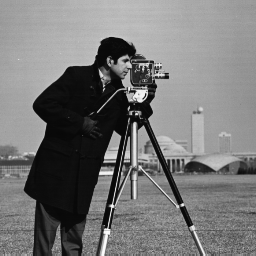
#> input picture python/cameraman.tif, 256 x 256 px
$ python test.py
#> lines starting #> are read from the running program, lines starting #| are printed output that depends on the picture; after the words box and inside, x2 and y2 are one past the last pixel; in counts of white or black regions, pixels touching at a corner belong together
#> further down, img is the input picture: PIL image 256x256 L; min 7, max 253, mean 118.7
#| Wczytano obraz: 256x256
import numpy as np
import hashlib
from PIL import Image
import matplotlib.pyplot as plt

# =========================================================================
# Tłumaczenie pliku: smht.m
# =========================================================================
def smht(x, a, b, c, d):
    """
    Port 1:1 funkcji smht.m
    """
    numerator = np.exp(a * x) - np.exp(-b * x)
    denominator = np.exp(c * x) + np.exp(-d * x)
    return numerator / denominator

# =========================================================================
# Tłumaczenie algorytmu: encryption_decryption_algorithm.m
# =========================================================================

def encrypt_chaotic(plaintext_image):
    """
    Tłumaczenie sekcji "Encryption Algorithm"
    """
    print("Rozpoczęcie szyfrowania chaotycznego...")

    # Używamy float64, aby odpowiadało 'double' z MATLABa
    plaintext = np.array(plaintext_image).astype(np.float64)
    rows, cols = plaintext.shape
#> rows = 256; cols = 256

    # Parametry (takie same jak w .m)
    DD = 10**10
    ten16 = 10**16

    # --- STEP 1 - Key initialization ---
    # Odpowiednik DataHash(plaintext,'SHA-256')
    # Musimy użyć .tobytes('C') aby dopasować kolejność bajtów MATLABa
    hash_obj = hashlib.sha256(plaintext.tobytes('C'))
    hash_hex = hash_obj.hexdigest()

    # Odpowiednik hex2dec
    h1 = int(hash_hex[0:13], 16)
#> h1 = 437571116640900
    h2 = int(hash_hex[13:26], 16)
#> h2 = 3831731051562277
    h3 = int(hash_hex[26:39], 16)
#> h3 = 2603195021420696
    h4 = int(hash_hex[39:52], 16)
#> h4 = 2981826165529998
    h5 = int(hash_hex[52:64], 16) # Do końca hasha (64 znaki)
#> h5 = 175761046411873

    x = (h1 + h2 + h5) / ten16
#> x = 0.445
    y = (h3 + h4 + h5) / ten16
#> y = 0.576

    a = 5.0
    b = 5.0
    N = 1.0
    A = 0.84
    B = 0.75
    C = 1.0
    D = 1.0

    # Zapisz klucze. Zwrócimy je do użycia w deszyfrowaniu.
    keys = (x, y, a, b, N, A, B, C, D)
#> keys = (0.445, 0.576, 5, 5, 1, 0.84, 0.75, 1, 1)

    # "Rozgrzewanie" mapy chaotycznej
    for _ in range(49):
        x = np.fmod(x + a + b * smht(x / N, A, B, C, D), N)
        y = np.fmod(y + a + b * smht(y / N, A, B, C, D), N)
#> this loop made 49 passes
#> (x, y) on passes 2 to 13: (0.582, 0.948), (0.676, 0.856), (0.0235, 0.602), (0.117, 0.753), (0.583, 0.284), (0.68, 0.393), (0.0386, 0.891), (0.192, 0.703), (0.951, 0.118), (0.863, 0.586), (0.623, 0.693), (0.832, 0.084)
#> (x, y) on pass 1: (0.117, 0.655)

    xold = x
#> xold = 0.284
    yold = y
#> yold = 0.652
    x = np.fmod(x + a + b * smht(x / N, A, B, C, D), N)
#> x = 0.391
    y = np.fmod(y + a + b * smht(y / N, A, B, C, D), N)
#> y = 0.939
    x = np.fmod(x + yold, 1)
#> x = 0.0429
    y = np.fmod(xold + y, 1)
#> y = 0.223

    # --- STEP 2 - Arrange... bit planes ---
    x1 = np.zeros(8)
    for i in range(8):
        x = np.fmod(x + a + b * smht(x / N, A, B, C, D), N)
        x1[i] = x
#> this loop made 8 passes
#> (numerator in smht, denominator in smht, x) on passes 1 to 8: (0.0683, 2, 0.213), (0.344, 2.05, 0.0552), (0.088, 2, 0.275), (0.446, 2.08, 0.349), (0.571, 2.12, 0.695), (1.2, 2.5, 0.0896), (0.143, 2.01, 0.446), (0.739, 2.2, 0.124)
#> after the loop, x1 = [0.213, 0.0552, 0.275, 0.349, 0.695, 0.0896, 0.446, 0.124]

    # Odpowiednik [~,indexX]=sort(x1)
    # +1 aby dopasować 1-bazowe indeksowanie bitów (jak w bitget)
    indexX = np.argsort(x1) + 1
#> indexX = [2, 6, 8, 1, 3, 4, 7, 5]

    # Odpowiednik bitget i łączenia
    bit_planes = []
    # Konwertujemy do uint8 TYLKO na czas operacji bitowych
    plaintext_uint8 = plaintext.astype(np.uint8)
    for bit_num in indexX:
        # (plaintext >> (bit_num - 1)) & 1 to odpowiednik bitget(plaintext, bit_num)
        plane = (plaintext_uint8 >> (bit_num - 1)) & 1
        bit_planes.append(plane)
#> this loop made 8 passes
#> bit_num on passes 1, 2, 3, 4, 5, 6, 8: 2, 6, 8, 1, 3, 4, 5
#> pass 1, in encrypt_chaotic, `plane = (plaintext_uint8 >> (bit_num - 1)) & 1`:
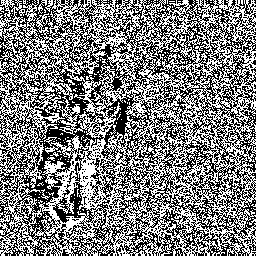
#> plane: shape (256, 256); values 0 (black) and 1 (white), 49.6% white in thin lines or dots
#> after the loop, bit_planes = 8 items

    # Odpowiednik logical([plane1, plane2, ...])
    plainbits = np.hstack(bit_planes).astype(bool)
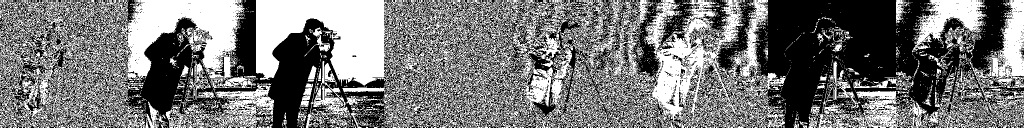
#> plainbits: shape (256, 2048) bool (shown at 1/2 size); 46.8% white; 3422 white regions (3270 under 20 px), largest, box (x1, y1, x2, y2) and area: (512, 0, 1572, 256) 127307, (0, 0, 516, 256) 55666, (1712, 136, 2048, 256) 11575

    # --- STEP 3 & 4 - circshift... ---
    # Oblicz posrow
    posrow = np.zeros(rows)
#> posrow = 256 values from 0 to 0
    for j in range(rows):
        x = np.fmod(x + a + b * smht(x / N, A, B, C, D), N)
        posrow[j] = np.floor(8 * cols * x)
#> this loop made 256 passes
#> (numerator in smht, denominator in smht, x) on passes 1 to 3: (0.198, 2.02, 0.615), (1.05, 2.39, 0.803), (1.42, 2.68, 0.444)
#> after the loop, posrow = 256 values, max 2043 at index 223, min 12 at index 198, mean 1038.6

    # circshift na posrow
    x = np.fmod(x + a + b * smht(x / N, A, B, C, D), N)
#> x = 0.0472
    pos = int(np.floor(rows * x))
#> pos = 12
    posrow = np.roll(posrow, shift=pos) # Odpowiednik circshift(posrow, pos)
#> posrow = 256 values, max 2043 at index 235, min 12 at index 210, mean 1038.6

    # Oblicz poscol
    poscol = np.zeros(cols * 8)
#> poscol = 2048 values from 0 to 0
    for j in range(cols * 8):
        x = np.fmod(x + a + b * smht(x / N, A, B, C, D), N)
        poscol[j] = np.floor(rows * x)
#> this loop made 2048 passes
#> (numerator in smht, denominator in smht, x) on passes 1 to 3: (0.0752, 2, 0.235), (0.38, 2.06, 0.159), (0.256, 2.03, 0.79)
#> after the loop, poscol = 2048 values, max 255 at index 357, min 0 at index 155, mean 132.5

    # circshift na poscol
    x = np.fmod(x + a + b * smht(x / N, A, B, C, D), N)
#> x = 0.624
    pos = int(np.floor(cols * 8 * x))
    poscol = np.roll(poscol, shift=pos)

    # Zastosuj circshift wiersz po wierszu
    # (Nie da się tego zwektoryzować, bo każdy wiersz ma inny shift)
    for j in range(rows):
        plainbits[j, :] = np.roll(plainbits[j, :], shift=int(posrow[j]))
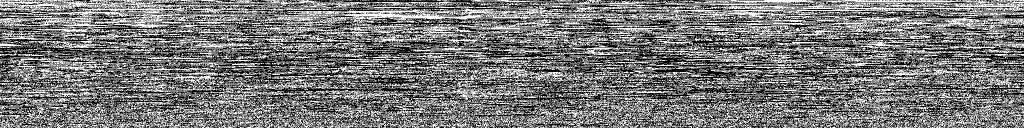
#> plainbits: shape (256, 2048) bool (shown at 1/2 size); 46.8% white in thin lines or dots

    # Zastosuj circshift kolumna po kolumnie
    for j in range(cols * 8):
        plainbits[:, j] = np.roll(plainbits[:, j], shift=int(poscol[j]))
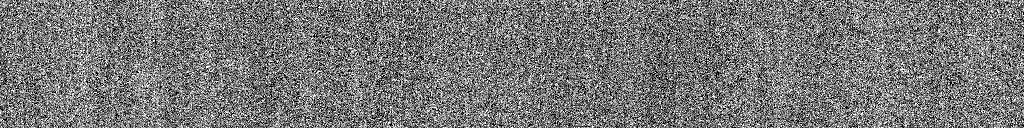
#> plainbits: shape (256, 2048) bool (shown at 1/2 size); 46.8% white in thin lines or dots

    # --- STEP 5 - Append... bit planes ---
    y1 = np.zeros(8)
    for i in range(8):
        y = np.fmod(y + a + b * smht(y / N, A, B, C, D), N)
        y1[i] = y

    # +1 aby dopasować 1-bazowe indeksowanie MATLABa
    indexY = np.argsort(y1) + 1

    # Rekonstrukcja obrazu (składanie płaszczyzn bitowych)
    plainbitsshuffled = np.zeros((rows, cols), dtype=np.float64)
    for i in range(8):
        # bit_num_to_get to numer płaszczyzny (1-8) z posortowanej listy
        bit_num_to_get = indexY[i]

        # Wyciągnij odpowiednią płaszczyznę z plainbits
        start_col = (bit_num_to_get - 1) * cols
        end_col = bit_num_to_get * cols
        plane = plainbits[:, start_col:end_col]

        # Dodaj ją z odpowiednią wagą (2**i)
        plainbitsshuffled += plane.astype(np.float64) * (2**i)
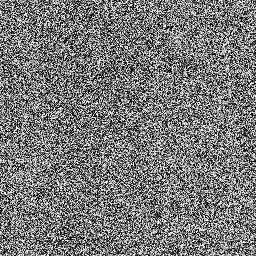
#> plainbitsshuffled: shape (256, 256) float64; min 0, max 255, mean 120.8

    # --- STEP 6 - Compute the substitution matrix (XOR) ---
    prbgmatvec = np.zeros(rows * cols)
    # Ta pętla nie może być zwektoryzowana z powodu zależności 'y'
    for i in range(rows * cols):
        y = np.fmod(y + a + b * smht(y / N, A, B, C, D), N)
        prbgmatvec[i] = np.fmod(np.floor(DD * y), 256)

    # circshift na wektorze
    y = np.fmod(y + a + b * smht(y / N, A, B, C, D), N)
    shiftval = int(np.floor(rows * cols * y))
    prbgmatvec = np.roll(prbgmatvec, shift=shiftval)

    # Reshape do macierzy
    prbgmat = prbgmatvec.reshape((rows, cols))

    # Końcowy XOR
    # Musimy konwertować na uint8 na czas operacji bitowej
    encrypted = np.bitwise_xor(plainbitsshuffled.astype(np.uint8), prbgmat.astype(np.uint8))

    print("Szyfrowanie zakończone.")

    # Zwracamy zaszyfrowany obraz oraz klucze potrzebne do deszyfrowania
    return encrypted, keys, (rows, cols), DD


def decrypt_chaotic(encrypted_image, keys, shape, DD):
    """
    Tłumaczenie sekcji "Decryption Algorithm"
    """
#> called with keys = (0.445, 0.576, 5, 5, 1, 0.84, 0.75, 1, 1), shape = (256, 256), DD = 10000000000
    print("Rozpoczęcie deszyfrowania chaotycznego...")

    encrypted = np.array(encrypted_image).astype(np.float64)
    rows, cols = shape

    # Rozpakuj klucze
    x, y, a, b, N, A, B, C, D = keys

    # --- "Rozgrzewanie" mapy chaotycznej (identyczne jak w szyfrowaniu) ---
    for _ in range(49):
        x = np.fmod(x + a + b * smht(x / N, A, B, C, D), N)
        y = np.fmod(y + a + b * smht(y / N, A, B, C, D), N)

    xold = x
    yold = y
    x = np.fmod(x + a + b * smht(x / N, A, B, C, D), N)
    y = np.fmod(y + a + b * smht(y / N, A, B, C, D), N)
    x = np.fmod(x + yold, 1)
    y = np.fmod(xold + y, 1)

    # --- Odwrócenie STEP 6 (XOR) ---
    # Najpierw musimy wygenerować ten sam 'prbgmat'

    # Oblicz indexY (potrzebny do kroku 5)
    y1 = np.zeros(8)
    for i in range(8):
        y = np.fmod(y + a + b * smht(y / N, A, B, C, D), N)
        y1[i] = y
    indexY = np.argsort(y1) + 1 # 1-based index

    # Generuj prbgmatvec (identyczny kod jak w szyfrowaniu)
    prbgmatvec = np.zeros(rows * cols)
    for i in range(rows * cols):
        y = np.fmod(y + a + b * smht(y / N, A, B, C, D), N)
        prbgmatvec[i] = np.fmod(np.floor(DD * y), 256)

    y = np.fmod(y + a + b * smht(y / N, A, B, C, D), N)
    shiftval = int(np.floor(rows * cols * y))
    prbgmatvec = np.roll(prbgmatvec, shift=shiftval)

    prbgmat = prbgmatvec.reshape((rows, cols))

    # Odwróć XOR
    plainbitsshuffled = np.bitwise_xor(encrypted.astype(np.uint8), prbgmat.astype(np.uint8))
    plainbitsshuffled = plainbitsshuffled.astype(np.float64) # Powrót do float dla operacji

    # --- Odwrócenie STEP 5 (Append planes) ---
    # Musimy rozłożyć 'plainbitsshuffled' z powrotem na 'plainbits'

    # Wyciągnij 8 płaszczyzn bitowych
    planes_extracted = []
    for i in range(8):
        planes_extracted.append((plainbitsshuffled.astype(np.uint8) >> i) & 1)

    plainbits = np.zeros((rows, cols * 8), dtype=bool)

    # Użyj indexY, aby umieścić płaszczyzny z powrotem na ich
    # "oryginalnych" pozycjach w 'plainbits'
    for i in range(8):
        original_plane_num = indexY[i] # Np. 2
        start_col = (original_plane_num - 1) * cols
        end_col = original_plane_num * cols

        # Płaszczyzna 'i' (np. 0-LSB) idzie na miejsce płaszczyzny '2'
        plainbits[:, start_col:end_col] = planes_extracted[i]

    # --- Odwrócenie STEP 2, 3, 4 ---

    # Oblicz indexX (identycznie jak w szyfrowaniu)
    x1 = np.zeros(8)
    for i in range(8):
        x = np.fmod(x + a + b * smht(x / N, A, B, C, D), N)
        x1[i] = x
    indexX = np.argsort(x1) + 1 # 1-based index

    # Oblicz posrow (identycznie jak w szyfrowaniu)
    posrow = np.zeros(rows)
    for j in range(rows):
        x = np.fmod(x + a + b * smht(x / N, A, B, C, D), N)
        posrow[j] = np.floor(8 * cols * x)

    x = np.fmod(x + a + b * smht(x / N, A, B, C, D), N)
    pos = int(np.floor(rows * x))
    posrow = np.roll(posrow, shift=pos)

    # Oblicz poscol (identycznie jak w szyfrowaniu)
    poscol = np.zeros(cols * 8)
    for j in range(cols * 8):
        x = np.fmod(x + a + b * smht(x / N, A, B, C, D), N)
        poscol[j] = np.floor(rows * x)

    x = np.fmod(x + a + b * smht(x / N, A, B, C, D), N)
    pos = int(np.floor(cols * 8 * x))
    poscol = np.roll(poscol, shift=pos)

    # Odwróć circshift kolumn (użyj ujemnego shift)
    for j in range(cols * 8):
        plainbits[:, j] = np.roll(plainbits[:, j], shift=-int(poscol[j]))

    # Odwróć circshift wierszy (użyj ujemnego shift)
    for j in range(rows):
        plainbits[j, :] = np.roll(plainbits[j, :], shift=-int(posrow[j]))

    # --- Odwrócenie STEP 2 (Assemble) ---
    # Złóż 'plainbits' z powrotem w ostateczny obraz
    decrypted = np.zeros((rows, cols), dtype=np.uint8)

    # Wyciągnij 8 "oryginalnych" płaszczyzn (już posortowanych)
    planes_to_assemble = []
    for i in range(8):
        start_col = i * cols
        end_col = (i + 1) * cols
        planes_to_assemble.append(plainbits[:, start_col:end_col])

    # Użyj indexX, aby złożyć je w odpowiedniej kolejności bitowej
    for i in range(8): # i = 0 (LSB), i = 1 (drugi bit), ...
        original_plane_num = i + 1 # Chcemy znaleźć płaszczyznę 1, potem 2, ...

        # Znajdź, na którą pozycję 'indexX' trafiła 'original_plane_num'
        # To jest odpowiednik MATLABowego: find(indexX == original_plane_num)
        find_where_it_went = np.where(indexX == original_plane_num)[0][0]

        # Weź płaszczyznę z tej pozycji
        plane_to_add = planes_to_assemble[find_where_it_went]

        # Dodaj ją z odpowiednią wagą
        decrypted += plane_to_add.astype(np.uint8) * (2**i)
#> this loop made 8 passes
#> pass 1, in decrypt_chaotic, `plane_to_add = planes_to_assemble[find_where_it_went]`:
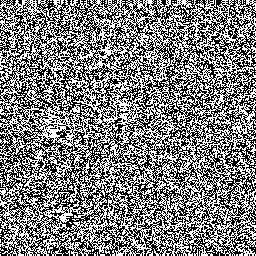
#> plane_to_add: shape (256, 256) bool; 49.7% white in thin lines or dots
#> pass 3, in decrypt_chaotic, `decrypted += plane_to_add.astype(np.uint8) * (2**i)`:
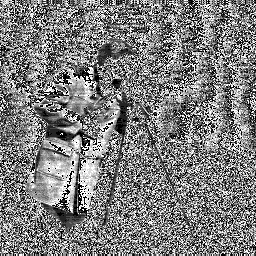
#> decrypted: shape (256, 256); min 0, max 7, mean 3.48; drawn with min black and max white

    print("Deszyfrowanie zakończone.")
    return decrypted


# =========================================================================
# === GŁÓWNY BLOK WYKONAWCZY (Odpowiednik "Run Section") ===
# =========================================================================
if __name__ == "__main__":

    try:
        # Wczytaj obraz, upewnij się, że jest w skali szarości ('L')
        img = Image.open('cameraman.tif').convert('L')
        print(f"Wczytano obraz: {img.size[0]}x{img.size[1]}")
    except FileNotFoundError:
        print("Błąd: Plik 'cameraman.tif' nie został znaleziony.")
        print("Proszę umieścić obraz w tym samym katalogu co skrypt.")
        exit()

    # --- Szyfrowanie ---
    encrypted_img, keys_bundle, shape, DD_val = encrypt_chaotic(img)

    # --- Deszyfrowanie ---
    decrypted_img = decrypt_chaotic(encrypted_img, keys_bundle, shape, DD_val)

    # --- Weryfikacja ---
    original_array = np.array(img)
    is_correct = np.array_equal(original_array, decrypted_img)

    if is_correct:
        print("\nWeryfikacja: SUKCES! Obraz oryginalny i odszyfrowany są identyczne.")
    else:
        print("\nWeryfikacja: BŁĄD! Obraz oryginalny i odszyfrowany różnią się.")

    # --- Wyświetlanie wyników ---
    fig, (ax1, ax2, ax3) = plt.subplots(1, 3, figsize=(18, 6))

    ax1.imshow(original_array, cmap='gray')
    ax1.set_title("Oryginał (Plaintext)")

    ax2.imshow(encrypted_img, cmap='gray')
    ax2.set_title("Szyfrogram (Ciphertext)")

    ax3.imshow(decrypted_img, cmap='gray')
    ax3.set_title("Odszyfrowany (Decrypted)")

    plt.show()
